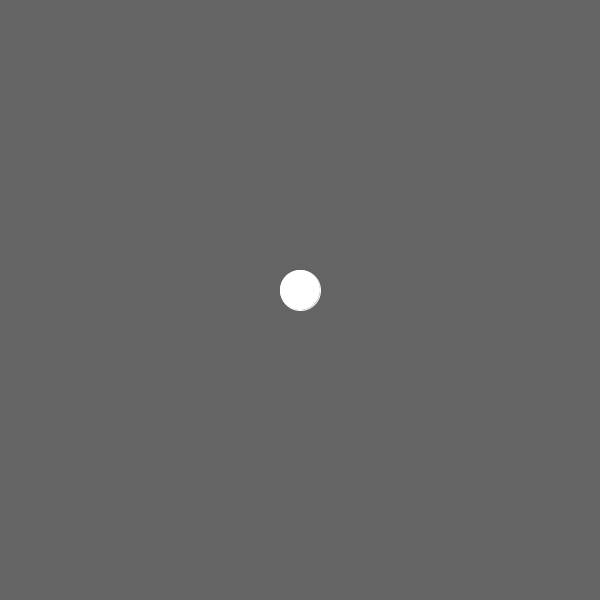
Frame 1 (no input)
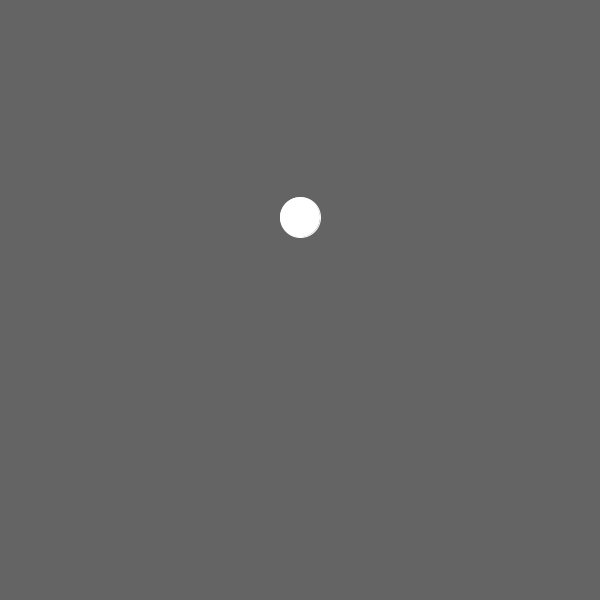
Frame 60 (the mouse pressed at the canvas centre just before this capture)
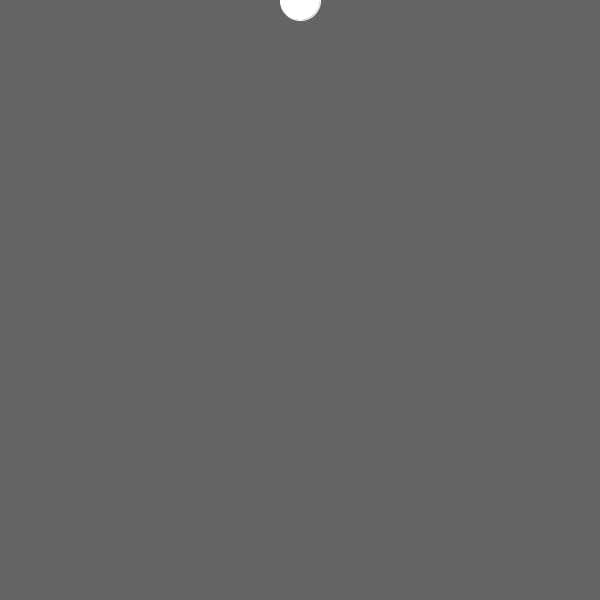
Frame 120 (the mouse held since frame 60 and released just before this capture)

The Processing sketch that drew these frames (run headless with seeded random() and noise(); from frame 60 on, the mouse is pressed at the canvas centre):

// Processing sketch: vectorsAndPerlin04
// ── vectorsAndPerlin04.pde
float rand1, rand2;
float t;
Ball ball;


void setup() {
  size(600,600);

  rand1 = 0; // initial values for the constructor
  rand2 = 5;  ball = new Ball();
}

void draw() {
  background(100);
  
  t += .01; // changing time by step .01
  
  /* the noise fn is time dependent; therefore, if I seed both noise fns with the same
  value (t), then the outputs of those fns will be the same */
  
  float accVecX;
  float accVecY;
  if(mousePressed) {
    accVecX = noise(t); // setting small additive x comp equal to perlin rand
    accVecY = noise(t + 5); // getting values of perlin noise for the acc with different seed
    accVecX = map(accVecX,0,1,-ball.acc.x,ball.acc.x); // mapping the values of the acc components 
    accVecY = map(accVecY,0,1,0,ball.acc.y); 
  }
  else {
    accVecX = 0;
    accVecY = 0;
  }
  
  
  PVector accVec = new PVector(accVecX, accVecY); // defining an acc vector with those components
  
  ball.acc.add(accVec); // adding this changing vector to the current one
  
  ball.update();
  ball.bounce();
  ball.display();
}
// ── Ball.pde
class Ball {
  PVector pos, vel, acc; // initializing vectors for posistion, velocity, and acceleration
  int rad; // radius of the ball
  
  Ball(){ // constructor for the ball
    pos = new PVector(width/2,height/2);
    vel = new PVector(0,-10); // initial velocity straight up
    acc = new PVector(0, 1); // initial acc down
    rad = 40; // setting the radius of the ball
  }
  void update() {
    pos.add(vel); // adding small velocity vectors to the ball's position vectors
    vel.add(acc); // adding small acceleration to the ball's velocity vector
  }
  
  void bounce() {
    if(pos.x > width) { // making the ball bounce off of the right wall
      pos.x = width;
      vel.x -= .1; // friction
      vel.x *= -1; // changing direction
    }
    if(pos.x < 0) { // making the ball bounce off of the left wall
      pos.x = 0;
      vel.x += .1; // friction
      vel.x *= -1; 
    }
    if (pos.y > height) { // making the ball bounce off of the bottom wall
      pos.y = height;
      vel.y -= .1; // friction
      vel.y *= -1; 
    }
    if(pos.y < 0) { // making the ball bounce off of the top wall
      pos.y = 0;
      vel.y += .1; // friction
      vel.y *= -1;
    }
  }
  
  void display() {
    stroke(255);
    fill(255);
    ellipse(ball.pos.x,ball.pos.y,rad,rad); // drawing the ellipse with the ball data
  }
}
